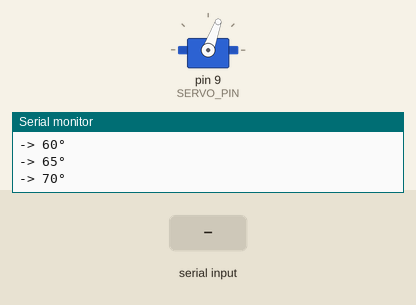
A sketch run on a simulated Arduino Uno, built with avr-gcc and run on an emulated ATmega328P. Parts: servo, the last lines printed to the serial monitor. The test bench sets the inputs (shaded band).

Above: at 1.2 s.
1.3 s: "90,45\n" received over Serial
At 3.02 s:
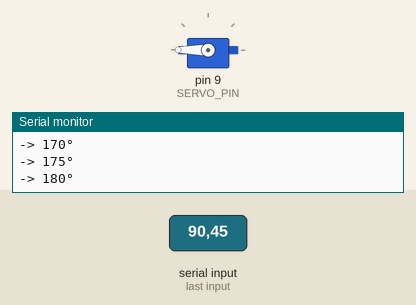
4.8 s: "30,150\n" received over Serial
At 7.9 s:
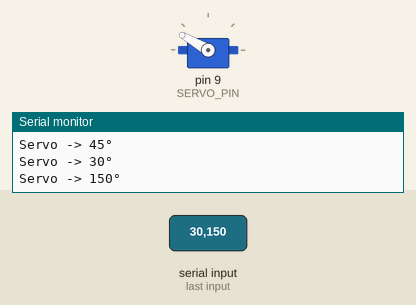
Timing chart, 0 to 14.3 s (numbered marks = the images above; inputs shaded):
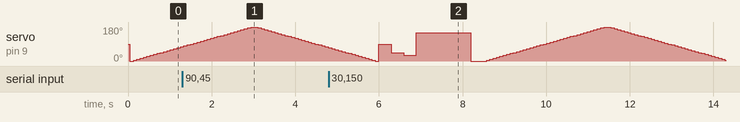

The sketch:

pwm_servo_arduino.ino
```cpp
// Práctica: PWM — Control de Servo con Arduino UNO / Mega
// Objetivo: Mover un servo motor usando la librería Servo.h
//
// La librería Servo.h maneja automáticamente el PWM a 50Hz.
// No necesitas calcular el duty cycle manualmente.
//
// Conexión:
//   Servo ROJO   -> 5V (puede usar el 5V del Arduino para servos pequeños)
//   Servo NEGRO  -> GND
//   Servo AMARILLO/BLANCO -> Pin 9
//
// Pines disponibles para Servo en UNO: 9, 10
// En Mega: casi cualquier pin digital

#include <Servo.h>

Servo miServo;
const int SERVO_PIN = 9;

void setup() {
  Serial.begin(9600);
  miServo.attach(SERVO_PIN);
  miServo.write(90);  // Posición inicial: centro

  Serial.println("=== Servo PWM — Arduino ===");
  Serial.println("Pin: 9 | Libreria: Servo.h");
  Serial.println("Escribe un angulo (0-180) en el Monitor Serial");
}

void loop() {
  if (Serial.available() > 0) {
    int angulo = Serial.parseInt();
    angulo = constrain(angulo, 0, 180);
    miServo.write(angulo);
    Serial.print("Servo -> "); Serial.print(angulo); Serial.println("°");
    delay(300);
  } else {
    // Barrido automático
    for (int pos = 0; pos <= 180; pos += 5) {
      miServo.write(pos);
      Serial.print("-> "); Serial.print(pos); Serial.println("°");
      delay(80);
    }
    for (int pos = 180; pos >= 0; pos -= 5) {
      miServo.write(pos);
      Serial.print("-> "); Serial.print(pos); Serial.println("°");
      delay(80);
    }
  }
}
```
